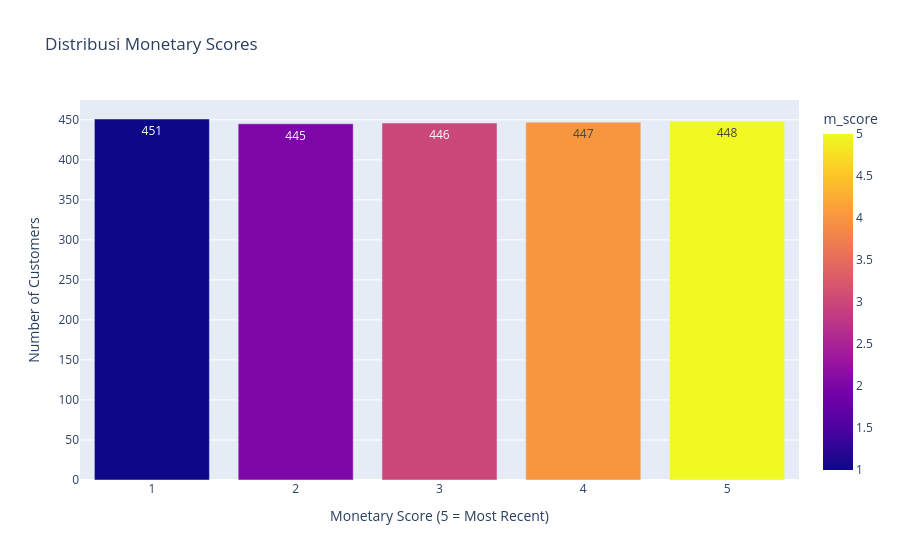

The notebook cell this image was saved under:
### Code cell
# Calculate Monetary Score
df_cleaning['m_score'] = pd.qcut(df_cleaning['total_spent'], 5, labels=[1, 2, 3, 4, 5]).astype(int)

# Visualisasi Distribusi Monetary Score
m_dist = (df_cleaning['m_score'].value_counts().sort_index(ascending=False).reset_index())
m_dist.columns = ['m_score', 'customer_count']

fig_monetary = px.bar(m_dist, x='m_score', y='customer_count', title='Distribusi Monetary Scores',
                     text='customer_count', color='m_score', color_discrete_sequence=px.colors.qualitative.Pastel)
fig_monetary.update_layout(xaxis_title='Monetary Score (5 = Most Recent)', yaxis_title='Number of Customers')
fig_monetary.show()

### Figure 1 — Plotly figure (JSON) as saved in the notebook; plotly's stock layout.template omitted (floating-point values rounded to 4 significant figures)
{"data": [{"hovertemplate": "m_score=%{marker.color}<br>customer_count=%{text}<extra></extra>", "legendgroup": "", "marker": {"color": [5, 4, 3, 2, 1], "coloraxis": "coloraxis", "pattern": {"shape": ""}}, "name": "", "orientation": "v", "showlegend": false, "text": [448.0, 447.0, 446.0, 445.0, 451.0], "textposition": "auto", "type": "bar", "x": [5, 4, 3, 2, 1], "xaxis": "x", "y": [448, 447, 446, 445, 451], "yaxis": "y"}], "layout": {"barmode": "relative", "coloraxis": {"colorbar": {"title": {"text": "m_score"}}, "colorscale": [[0, "#0d0887"], [0.1111, "#46039f"], [0.2222, "#7201a8"], [0.3333, "#9c179e"], [0.4444, "#bd3786"], [0.5556, "#d8576b"], [0.6667, "#ed7953"], [0.7778, "#fb9f3a"], [0.8889, "#fdca26"], [1, "#f0f921"]]}, "legend": {"tracegroupgap": 0}, "title": {"text": "Distribusi Monetary Scores"}, "xaxis": {"anchor": "y", "domain": [0, 1], "title": {"text": "Monetary Score (5 = Most Recent)"}}, "yaxis": {"anchor": "x", "domain": [0, 1], "title": {"text": "Number of Customers"}}}}
